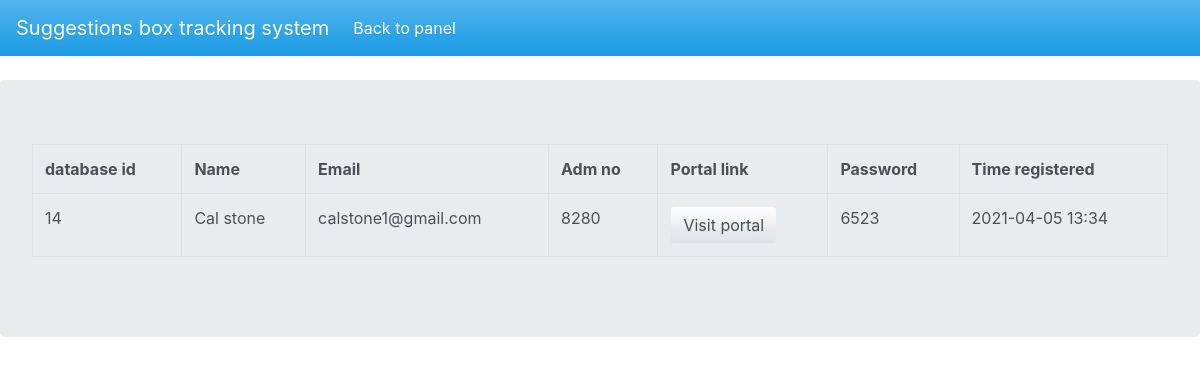
/admin/pages/suggestions/view.php?id=Cal stone, run on the app's committed database.
### tables this page shows
CREATE TABLE `users` (
  `user_id` int(255) NOT NULL,
  `username` varchar(255) NOT NULL,
  `adm_no` int(255) NOT NULL,
  `passcode` varchar(255) NOT NULL,
  `user_mail` varchar(255) NOT NULL,
  `created_at` timestamp(6) NOT NULL DEFAULT current_timestamp(6) ON UPDATE current_timestamp(6)
);

### admin/pages/suggestions/view.php (the view, shortened to what this page needs)
<?php
$name = $_GET['id'];
require "../config.php";
$query = "SELECT * FROM `users` WHERE `username` LIKE '$name'";
$result = mysqli_query($conn,$query);
$search = mysqli_fetch_assoc($result);
?>
<!DOCTYPE html>
<html lang="en">
<head>
    <link rel="stylesheet" href="../../../css/bootstrap.min.css">
</head>
<body>
<nav class="navbar navbar-expand-lg navbar-dark bg-primary">
  <a class="navbar-brand" href="#">Suggestions box tracking system</a>
  <div class="collapse navbar-collapse" id="navbarColor01">
    <ul class="navbar-nav mr-auto">
      <li class="nav-item active">
        <a class="nav-link" href="../../"> Back to panel
        </a>
      </li>
      <li class="nav-item">
        <a class="nav-link" href="ht#"></a>
      </li>
    </ul>
  </div>
</nav>
    <br>
<div class="jumbotron">
<table class="table table-bordered">
        <tr>
            <th>database id</th>
            <th>Name</th>
            <th>Email</th>
            <th>Adm no</th>
            <th>Portal link</th>
            <th>Password</th>
            <th>Time registered</th>
        </tr>
        <?php
            $potalUrl = "../../../portals/".$search['username'];
        ?>
         <tr>
         <td><?php echo $search['user_id'];?></td>
         <td><?php echo $search['username'];?></td>
         <td><?php echo $search['user_mail']; ?></td>
         <td><?php echo $search['adm_no'];?></td>
         <td><a href="<?php echo $potalUrl;?>" class="btn btn-secondary">Visit portal</a></td>
         <td><?php echo $search['passcode'];?></td>
         <td><?php echo substr( $search['created_at'],0,16);?></td>
         </tr>
</table>
</div>
</body>
</html>

### data on the page
users: user_id "14", username "Cal stone", user_mail "calstone1@gmail.com", adm_no "8280", passcode "6523", created_at "2021-04-05 13:34"
